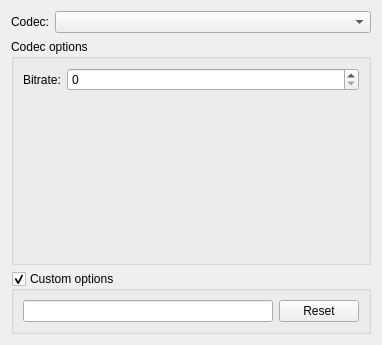
<?xml version="1.0" encoding="UTF-8"?>
<ui version="4.0">
 <author>
    SPDX-FileCopyrightText: none
    SPDX-License-Identifier: GPL-3.0-or-later
  </author>
 <class>VideoExportOptionsDialog</class>
 <widget class="QWidget" name="VideoExportOptionsDialog">
  <property name="geometry">
   <rect>
    <x>0</x>
    <y>0</y>
    <width>382</width>
    <height>338</height>
   </rect>
  </property>
  <layout class="QFormLayout" name="formLayout">
   <item row="0" column="0">
    <widget class="QLabel" name="label_2">
     <property name="text">
      <string>Codec:</string>
     </property>
    </widget>
   </item>
   <item row="0" column="1">
    <widget class="QComboBox" name="cmbCodec"/>
   </item>
   <item row="1" column="0" colspan="2">
    <widget class="QGroupBox" name="wdgCodecOptions">
     <property name="title">
      <string>Codec options</string>
     </property>
     <layout class="QVBoxLayout" name="verticalLayout_2">
      <item>
       <widget class="KisStackedWidget" name="stackedWidget">
        <property name="currentIndex">
         <number>0</number>
        </property>
        <widget class="QWidget" name="pgOpenH264">
         <layout class="QFormLayout" name="formLayout_7">
          <property name="leftMargin">
           <number>0</number>
          </property>
          <property name="topMargin">
           <number>0</number>
          </property>
          <property name="rightMargin">
           <number>0</number>
          </property>
          <property name="bottomMargin">
           <number>0</number>
          </property>
          <item row="0" column="0">
           <widget class="QLabel" name="lblOpenH264bitrate">
            <property name="text">
             <string>Bitrate:</string>
            </property>
           </widget>
          </item>
          <item row="0" column="1">
           <widget class="KisSliderSpinBox" name="intOpenH264bitrate">
            <property name="sizePolicy">
             <sizepolicy hsizetype="MinimumExpanding" vsizetype="Preferred">
              <horstretch>0</horstretch>
              <verstretch>0</verstretch>
             </sizepolicy>
            </property>
           </widget>
          </item>
         </layout>
        </widget>
        <widget class="QWidget" name="pgH264">
         <layout class="QFormLayout" name="formLayout_0">
          <property name="leftMargin">
           <number>0</number>
          </property>
          <property name="topMargin">
           <number>0</number>
          </property>
          <property name="rightMargin">
           <number>0</number>
          </property>
          <property name="bottomMargin">
           <number>0</number>
          </property>
          <item row="0" column="0">
           <widget class="QLabel" name="lblCRFH264">
            <property name="text">
             <string>Constant Rate Factor:</string>
            </property>
           </widget>
          </item>
          <item row="0" column="1">
           <widget class="KisSliderSpinBox" name="intCRFH264">
            <property name="sizePolicy">
             <sizepolicy hsizetype="MinimumExpanding" vsizetype="Preferred">
              <horstretch>0</horstretch>
              <verstretch>0</verstretch>
             </sizepolicy>
            </property>
           </widget>
          </item>
          <item row="1" column="0">
           <widget class="QLabel" name="lblPresetH264">
            <property name="text">
             <string>Preset:</string>
            </property>
           </widget>
          </item>
          <item row="1" column="1">
           <widget class="QComboBox" name="cmbPresetH264"/>
          </item>
          <item row="2" column="0">
           <widget class="QLabel" name="lblProfileH264">
            <property name="text">
             <string comment="Label of H.264 encoder profiles">Profile:</string>
            </property>
           </widget>
          </item>
          <item row="2" column="1">
           <widget class="QComboBox" name="cmbProfileH264"/>
          </item>
          <item row="3" column="0">
           <widget class="QLabel" name="lblTuneH264">
            <property name="text">
             <string>Tune:</string>
            </property>
           </widget>
          </item>
          <item row="3" column="1">
           <widget class="QComboBox" name="cmbTuneH264"/>
          </item>
         </layout>
        </widget>
        <widget class="QWidget" name="pgH265">
         <layout class="QFormLayout" name="formLayout_1">
          <property name="leftMargin">
           <number>0</number>
          </property>
          <property name="topMargin">
           <number>0</number>
          </property>
          <property name="rightMargin">
           <number>0</number>
          </property>
          <property name="bottomMargin">
           <number>0</number>
          </property>
          <item row="0" column="0">
           <widget class="QLabel" name="lblCRFH265">
            <property name="text">
             <string>Constant Rate Factor:</string>
            </property>
           </widget>
          </item>
          <item row="0" column="1">
           <widget class="KisSliderSpinBox" name="intCRFH265">
            <property name="sizePolicy">
             <sizepolicy hsizetype="MinimumExpanding" vsizetype="Preferred">
              <horstretch>0</horstretch>
              <verstretch>0</verstretch>
             </sizepolicy>
            </property>
           </widget>
          </item>
          <item row="1" column="0">
           <widget class="QLabel" name="lblPresetH265">
            <property name="text">
             <string>Preset:</string>
            </property>
           </widget>
          </item>
          <item row="1" column="1">
           <widget class="QComboBox" name="cmbPresetH265"/>
          </item>
          <item row="2" column="0">
           <widget class="QLabel" name="lblProfileH265">
            <property name="text">
             <string comment="Label of H.265 encoder profiles">Profile:</string>
            </property>
           </widget>
          </item>
          <item row="2" column="1">
           <widget class="QComboBox" name="cmbProfileH265"/>
          </item>
          <item row="3" column="0">
           <widget class="QLabel" name="lblTuneH265">
            <property name="text">
             <string>Tune:</string>
            </property>
           </widget>
          </item>
          <item row="3" column="1">
           <widget class="QComboBox" name="cmbTuneH265"/>
          </item>
          <item row="4" column="0" colspan="2">
           <widget class="QCheckBox" name="chkUseHDRMetadata">
            <property name="text">
             <string>HDR Mode</string>
            </property>
           </widget>
          </item>
         </layout>
        </widget>
        <widget class="QWidget" name="pgTheora">
         <layout class="QFormLayout" name="formLayout_2">
          <property name="leftMargin">
           <number>0</number>
          </property>
          <property name="topMargin">
           <number>0</number>
          </property>
          <property name="rightMargin">
           <number>0</number>
          </property>
          <property name="bottomMargin">
           <number>0</number>
          </property>
          <item row="0" column="0">
           <widget class="QLabel" name="label_3">
            <property name="text">
             <string>Bitrate:</string>
            </property>
           </widget>
          </item>
          <item row="0" column="1">
           <widget class="KisSliderSpinBox" name="intBitrate"/>
          </item>
         </layout>
        </widget>
        <widget class="QWidget" name="pgVP9">
         <layout class="QFormLayout" name="formLayout_3">
          <property name="leftMargin">
           <number>0</number>
          </property>
          <property name="topMargin">
           <number>0</number>
          </property>
          <property name="rightMargin">
           <number>0</number>
          </property>
          <property name="bottomMargin">
           <number>0</number>
          </property>
          <item row="0" column="0">
           <widget class="QLabel" name="label">
            <property name="text">
             <string>Bitrate (MBit/s):</string>
            </property>
           </widget>
          </item>
          <item row="0" column="1">
           <widget class="QSpinBox" name="vp9Mbits">
            <property name="value">
             <number>2</number>
            </property>
           </widget>
          </item>
          <item row="1" column="1">
           <widget class="QCheckBox" name="vp9Lossless">
            <property name="text">
             <string>Lossless</string>
            </property>
           </widget>
          </item>
          <item row="2" column="1">
           <widget class="QCheckBox" name="vp9PreserveTransparency">
            <property name="toolTip">
             <string>Preserve the animation's alpha channel in WebM or Matroska video. Hide opaque background layers before rendering. Playback requires a player that supports video transparency.</string>
            </property>
            <property name="text">
             <string>Preserve transparency</string>
            </property>
           </widget>
          </item>
         </layout>
        </widget>
        <widget class="QWidget" name="pgGIF">
         <layout class="QFormLayout" name="formLayout_4">
          <property name="leftMargin">
           <number>0</number>
          </property>
          <property name="topMargin">
           <number>0</number>
          </property>
          <property name="rightMargin">
           <number>0</number>
          </property>
          <property name="bottomMargin">
           <number>0</number>
          </property>
          <item row="0" column="1">
           <widget class="QCheckBox" name="gifLoop">
            <property name="text">
             <string>Loop Animation</string>
            </property>
           </widget>
          </item>
          <item row="1" column="1">
           <widget class="QCheckBox" name="gifTransDiff">
            <property name="text">
             <string>Transparency Difference</string>
            </property>
           </widget>
          </item>
          <item row="2" column="0">
           <widget class="QLabel" name="label_4">
            <property name="text">
             <string>Auto-generate 8bit Palette:</string>
            </property>
           </widget>
          </item>
          <item row="2" column="1">
           <widget class="QComboBox" name="cmbPalettegenStatsModeGIF"/>
          </item>
          <item row="3" column="0">
           <widget class="QLabel" name="lblPaletteuseDitherGIF">
            <property name="text">
             <string>Dithering:</string>
            </property>
           </widget>
          </item>
          <item row="3" column="1">
           <widget class="QComboBox" name="cmbPaletteuseDitherGIF"/>
          </item>
          <item row="4" column="0">
           <widget class="QLabel" name="lblPaletteuseBayerScaleGIF">
            <property name="text">
             <string>Bayer Scale:</string>
            </property>
           </widget>
          </item>
          <item row="4" column="1">
           <widget class="KisSliderSpinBox" name="intPaletteuseBayerScaleGIF">
            <property name="sizePolicy">
             <sizepolicy hsizetype="MinimumExpanding" vsizetype="Preferred">
              <horstretch>0</horstretch>
              <verstretch>0</verstretch>
             </sizepolicy>
            </property>
           </widget>
          </item>
          <item row="5" column="0">
           <widget class="QLabel" name="lblPaletteuseDiffModeGIF">
            <property name="text">
             <string>Difference Mode:</string>
            </property>
           </widget>
          </item>
          <item row="5" column="1">
           <widget class="QComboBox" name="cmbPaletteuseDiffModeGIF"/>
          </item>
          <item row="6" column="1">
           <widget class="QCheckBox" name="gifReserveTransparent">
            <property name="toolTip">
             <string>&lt;html&gt;&lt;head/&gt;&lt;body&gt;&lt;p&gt;GIF format supports up to 256 colors per frame/image. This option enables transparency at the cost of 1 color, thus only 255 colors will be used for GIFs with this option enabled. Disabling this option gives you the entire 256 colors for your GIF for better quality output.&lt;/p&gt;&lt;p&gt;&lt;span style=&quot; font-style:italic;&quot;&gt;Note 1: For transparency to work properly, you need to make sure that the image sequence is exporting with transparency enabled, and that FFMpeg version is at least 4.2+. If your GIF output shows signs of screen tearing, FFMpeg version 4.4+ is highly recommended.&lt;/span&gt;&lt;/p&gt;&lt;p&gt;&lt;span style=&quot; font-style:italic;&quot;&gt;Note 2: GIF format only supports 100% transparency, or 0% transparency. Partial transparency is &lt;/span&gt;&lt;span style=&quot; font-style:italic; text-decoration: underline;&quot;&gt;not&lt;/span&gt;&lt;span style=&quot; font-style:italic;&quot;&gt; supported. If you need partial transparency, consider APNG or WEBP.&lt;/span&gt;&lt;br/&gt;&lt;/p&gt;&lt;/body&gt;&lt;/html&gt;</string>
            </property>
            <property name="text">
             <string>Preserve Transparency</string>
            </property>
           </widget>
          </item>
         </layout>
        </widget>
        <widget class="QWidget" name="pgAPNG">
         <layout class="QFormLayout" name="formLayout_5">
          <property name="leftMargin">
           <number>0</number>
          </property>
          <property name="topMargin">
           <number>0</number>
          </property>
          <property name="rightMargin">
           <number>0</number>
          </property>
          <property name="bottomMargin">
           <number>0</number>
          </property>
          <item row="0" column="1">
           <widget class="QCheckBox" name="apngLoop">
            <property name="text">
             <string>Loop Animation</string>
            </property>
           </widget>
          </item>
          <item row="1" column="0">
           <widget class="QLabel" name="lblPredAPNG">
            <property name="text">
             <string>Prediction Mode:</string>
            </property>
           </widget>
          </item>
          <item row="1" column="1">
           <widget class="QComboBox" name="cmbPredAPNG"/>
          </item>
         </layout>
        </widget>
        <widget class="QWidget" name="pgWEBP">
         <layout class="QFormLayout" name="formLayout_6">
          <property name="leftMargin">
           <number>0</number>
          </property>
          <property name="topMargin">
           <number>0</number>
          </property>
          <property name="rightMargin">
           <number>0</number>
          </property>
          <property name="bottomMargin">
           <number>0</number>
          </property>
          <item row="0" column="1">
           <widget class="QCheckBox" name="webpLossless">
            <property name="text">
             <string>Lossless</string>
            </property>
           </widget>
          </item>
          <item row="1" column="0">
           <widget class="QLabel" name="lblCompressWEBP">
            <property name="text">
             <string>Compression Level:</string>
            </property>
           </widget>
          </item>
          <item row="1" column="1">
           <widget class="KisSliderSpinBox" name="intCompressWEBP"/>
          </item>
          <item row="2" column="0">
           <widget class="QLabel" name="lblQscaleWEBP">
            <property name="text">
             <string>Image Quality:</string>
            </property>
           </widget>
          </item>
          <item row="2" column="1">
           <widget class="KisSliderSpinBox" name="intQscaleWEBP"/>
          </item>
          <item row="3" column="0">
           <widget class="QLabel" name="lblPresetWEBP">
            <property name="text">
             <string>Preset:</string>
            </property>
           </widget>
          </item>
          <item row="3" column="1">
           <widget class="QComboBox" name="cmbPresetWEBP"/>
          </item>
          <item row="4" column="1">
           <widget class="QCheckBox" name="webpLoop">
            <property name="text">
             <string>Loop Animation</string>
            </property>
           </widget>
          </item>
         </layout>
        </widget>
        <widget class="QWidget" name="pgProRes">
         <layout class="QVBoxLayout" name="proResLayout">
          <item>
           <widget class="QLabel" name="lblProResTransparency">
            <property name="text">
             <string>ProRes 4444 preserves transparency in MOV video. Hide opaque background layers before rendering.</string>
            </property>
            <property name="wordWrap">
             <bool>true</bool>
            </property>
           </widget>
          </item>
         </layout>
        </widget>
       </widget>
      </item>
     </layout>
    </widget>
   </item>
   <item row="2" column="0" colspan="2">
    <widget class="QGroupBox" name="chkCustomLine">
     <property name="title">
      <string>Custom options</string>
     </property>
     <property name="checkable">
      <bool>true</bool>
     </property>
     <layout class="QHBoxLayout" name="horizontalLayout_2">
      <item>
       <widget class="QLineEdit" name="txtCustomLine">
        <property name="toolTip">
         <string>Add any FFmpeg filtering options here. It will be put between source and destination streams of the FFmpeg instance</string>
        </property>
       </widget>
      </item>
      <item>
       <widget class="QPushButton" name="btnResetCustomLine">
        <property name="text">
         <string>Reset</string>
        </property>
       </widget>
      </item>
     </layout>
    </widget>
   </item>
  </layout>
 </widget>
 <customwidgets>
  <customwidget>
   <class>KisSliderSpinBox</class>
   <extends>QSpinBox</extends>
   <header>kis_slider_spin_box.h</header>
  </customwidget>
  <customwidget>
   <class>KisStackedWidget</class>
   <extends>QStackedWidget</extends>
   <header location="global">kis_stacked_widget.h</header>
   <container>1</container>
  </customwidget>
 </customwidgets>
 <tabstops>
  <tabstop>cmbCodec</tabstop>
  <tabstop>intOpenH264bitrate</tabstop>
  <tabstop>intCRFH264</tabstop>
  <tabstop>cmbPresetH264</tabstop>
  <tabstop>cmbProfileH264</tabstop>
  <tabstop>cmbTuneH264</tabstop>
  <tabstop>intCRFH265</tabstop>
  <tabstop>cmbPresetH265</tabstop>
  <tabstop>cmbProfileH265</tabstop>
  <tabstop>cmbTuneH265</tabstop>
  <tabstop>intBitrate</tabstop>
  <tabstop>vp9Mbits</tabstop>
  <tabstop>vp9Lossless</tabstop>
  <tabstop>vp9PreserveTransparency</tabstop>
  <tabstop>gifLoop</tabstop>
  <tabstop>gifTransDiff</tabstop>
  <tabstop>cmbPalettegenStatsModeGIF</tabstop>
  <tabstop>cmbPaletteuseDitherGIF</tabstop>
  <tabstop>intPaletteuseBayerScaleGIF</tabstop>
  <tabstop>cmbPaletteuseDiffModeGIF</tabstop>
  <tabstop>gifReserveTransparent</tabstop>
  <tabstop>apngLoop</tabstop>
  <tabstop>cmbPredAPNG</tabstop>
  <tabstop>webpLossless</tabstop>
  <tabstop>intCompressWEBP</tabstop>
  <tabstop>intQscaleWEBP</tabstop>
  <tabstop>cmbPresetWEBP</tabstop>
  <tabstop>webpLoop</tabstop>
  <tabstop>chkCustomLine</tabstop>
  <tabstop>txtCustomLine</tabstop>
  <tabstop>btnResetCustomLine</tabstop>
 </tabstops>
 <resources/>
 <connections/>
</ui>
